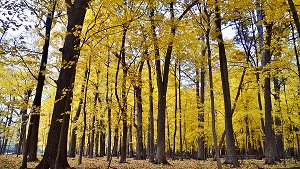
#> input picture ImageProcessing_noise reduction_fourier transform/مسئله 1/jungle.jpg, 300 x 169 px
$ python p1.py
#> lines starting #> are read from the running program, lines starting #| are printed output that depends on the picture
#!/usr/bin/env python
# coding: utf-8

# In[2]:


import numpy as np
import cv2 as cv
import matplotlib.pyplot as plt
img = cv.imread('jungle.jpg',0)
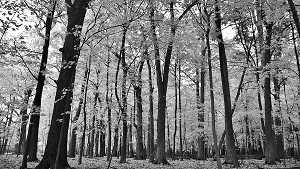
#> img: shape (169, 300); min 0, max 255, mean 118
plt.imshow(img)


# In[3]:


f = np.fft.fft2(img)
fshift = np.fft.fftshift(f)
magnitude_spectrum1 = np.abs(fshift)
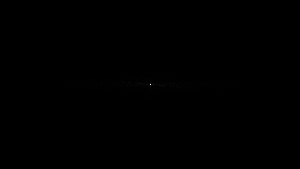
#> magnitude_spectrum1: shape (169, 300) float64; min 71.81, max 5981395, mean 9688.4; drawn with min black and max white
phase_spectrum = np.angle(fshift)
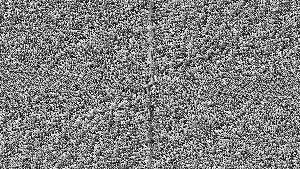
#> phase_spectrum: shape (169, 300) float64; min -3.14, max 3.14, mean -6.2e-05; drawn with min black and max white
cv.imwrite('magnitude_spectrum1.jpg', magnitude_spectrum1)
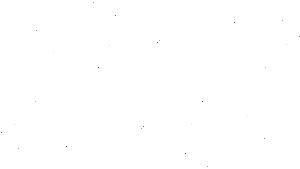
#> saved as magnitude_spectrum1.jpg: shape (169, 300); min 72, max 255, mean 254.9
cv.imwrite('phase_spectrum.jpg', phase_spectrum)
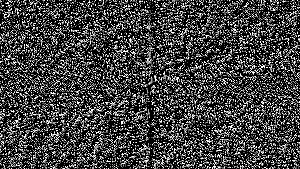
#> saved as phase_spectrum.jpg: shape (169, 300); min 0, max 3, mean 0.789; drawn with min black and max white

plt.figure(figsize = (20,60))
plt.subplot(131),plt.imshow(img, cmap = 'gray')
plt.title('Input Image'), plt.xticks([]), plt.yticks([])
plt.subplot(132),plt.imshow(phase_spectrum, cmap = 'gray')
plt.title('phase_spectrum'), plt.xticks([]), plt.yticks([])
plt.subplot(133),plt.imshow(magnitude_spectrum1, cmap = 'gray')
plt.title('magnitude_spectrum1'), plt.xticks([]), plt.yticks([])
plt.show()


# In[ ]:
